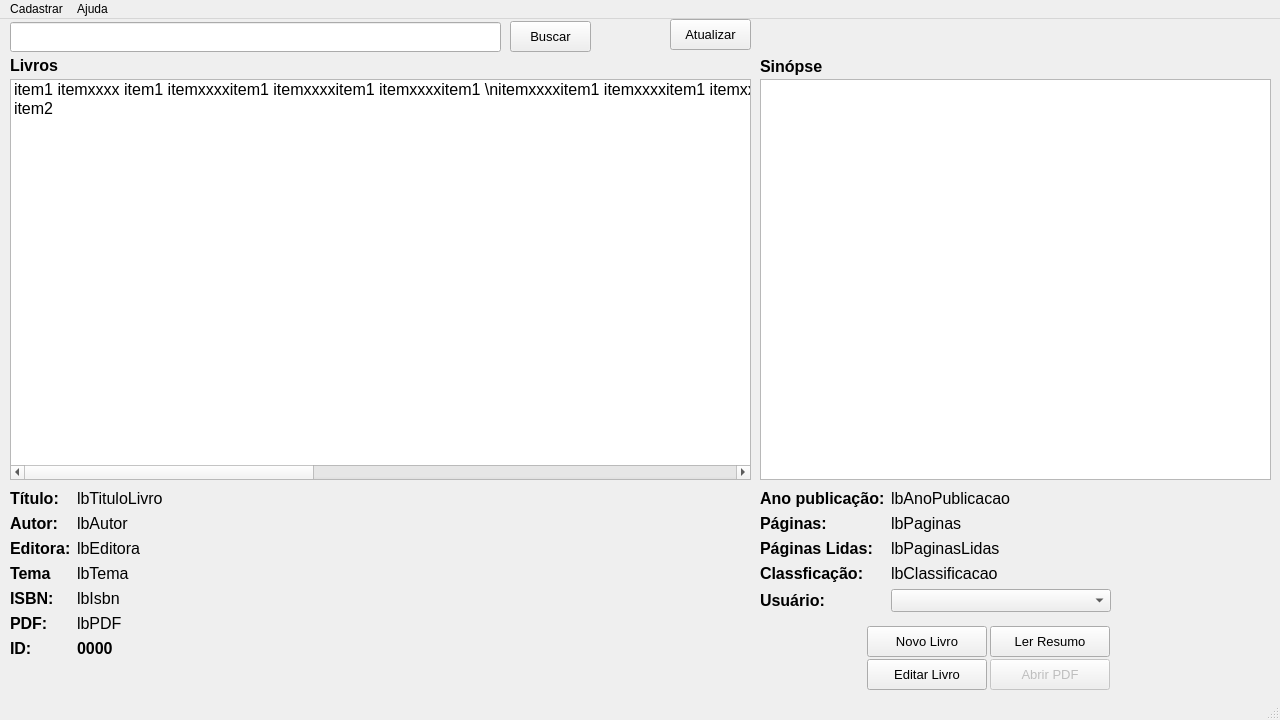
<?xml version="1.0" encoding="UTF-8"?>
<ui version="4.0">
 <class>MainWindow</class>
 <widget class="QMainWindow" name="MainWindow">
  <property name="geometry">
   <rect>
    <x>0</x>
    <y>0</y>
    <width>1280</width>
    <height>720</height>
   </rect>
  </property>
  <property name="windowTitle">
   <string>Minha Biblioteca </string>
  </property>
  <widget class="QWidget" name="centralwidget">
   <widget class="QListWidget" name="lstLivros">
    <property name="geometry">
     <rect>
      <x>10</x>
      <y>60</y>
      <width>741</width>
      <height>401</height>
     </rect>
    </property>
    <property name="font">
     <font>
      <pointsize>12</pointsize>
     </font>
    </property>
    <property name="focusPolicy">
     <enum>Qt::WheelFocus</enum>
    </property>
    <property name="lineWidth">
     <number>1</number>
    </property>
    <item>
     <property name="text">
      <string>item1 itemxxxx item1 itemxxxxitem1 itemxxxxitem1 itemxxxxitem1 \nitemxxxxitem1 itemxxxxitem1 itemxxxxitem1 itemxxxxitem1 itemxxxxitem1 itemxxxxitem1 itemxxxxitem1 itemxxxxitem1 itemxxxxitem1 itemxxxxitem1 itemxxxxitem1 itemxxxxitem1 itemxxxx</string>
     </property>
    </item>
    <item>
     <property name="text">
      <string>item2</string>
     </property>
    </item>
   </widget>
   <widget class="QLineEdit" name="lineEdit">
    <property name="geometry">
     <rect>
      <x>10</x>
      <y>3</y>
      <width>491</width>
      <height>30</height>
     </rect>
    </property>
    <property name="font">
     <font>
      <pointsize>12</pointsize>
     </font>
    </property>
   </widget>
   <widget class="QPushButton" name="btBuscarLivros">
    <property name="geometry">
     <rect>
      <x>510</x>
      <y>2</y>
      <width>81</width>
      <height>31</height>
     </rect>
    </property>
    <property name="font">
     <font>
      <pointsize>10</pointsize>
     </font>
    </property>
    <property name="text">
     <string>Buscar</string>
    </property>
    <property name="icon">
     <iconset>
      <normaloff>../../resources/icons/search_24dp_5F6368.png</normaloff>../../resources/icons/search_24dp_5F6368.png</iconset>
    </property>
    <property name="iconSize">
     <size>
      <width>24</width>
      <height>24</height>
     </size>
    </property>
   </widget>
   <widget class="QLabel" name="lbCapa">
    <property name="geometry">
     <rect>
      <x>1120</x>
      <y>470</y>
      <width>151</width>
      <height>201</height>
     </rect>
    </property>
    <property name="autoFillBackground">
     <bool>false</bool>
    </property>
    <property name="text">
     <string/>
    </property>
    <property name="pixmap">
     <pixmap>../../resources/img/capa_programa_principal.png</pixmap>
    </property>
    <property name="scaledContents">
     <bool>true</bool>
    </property>
    <property name="alignment">
     <set>Qt::AlignBottom|Qt::AlignLeading|Qt::AlignLeft</set>
    </property>
    <property name="wordWrap">
     <bool>false</bool>
    </property>
   </widget>
   <widget class="QWidget" name="formLayoutWidget">
    <property name="geometry">
     <rect>
      <x>10</x>
      <y>470</y>
      <width>741</width>
      <height>171</height>
     </rect>
    </property>
    <layout class="QFormLayout" name="formLayout">
     <item row="0" column="0">
      <widget class="QLabel" name="label_2">
       <property name="font">
        <font>
         <pointsize>12</pointsize>
         <weight>75</weight>
         <bold>true</bold>
        </font>
       </property>
       <property name="text">
        <string>Título:</string>
       </property>
      </widget>
     </item>
     <item row="0" column="1">
      <widget class="QLabel" name="lbTituloLivro">
       <property name="font">
        <font>
         <pointsize>12</pointsize>
        </font>
       </property>
       <property name="text">
        <string>lbTituloLivro</string>
       </property>
      </widget>
     </item>
     <item row="1" column="0">
      <widget class="QLabel" name="label_4">
       <property name="font">
        <font>
         <pointsize>12</pointsize>
         <weight>75</weight>
         <bold>true</bold>
        </font>
       </property>
       <property name="text">
        <string>Autor:</string>
       </property>
      </widget>
     </item>
     <item row="1" column="1">
      <widget class="QLabel" name="lbAutor">
       <property name="font">
        <font>
         <pointsize>12</pointsize>
        </font>
       </property>
       <property name="text">
        <string>lbAutor</string>
       </property>
      </widget>
     </item>
     <item row="2" column="0">
      <widget class="QLabel" name="label_6">
       <property name="font">
        <font>
         <pointsize>12</pointsize>
         <weight>75</weight>
         <bold>true</bold>
        </font>
       </property>
       <property name="text">
        <string>Editora:</string>
       </property>
      </widget>
     </item>
     <item row="2" column="1">
      <widget class="QLabel" name="lbEditora">
       <property name="font">
        <font>
         <pointsize>12</pointsize>
        </font>
       </property>
       <property name="text">
        <string>lbEditora</string>
       </property>
      </widget>
     </item>
     <item row="3" column="0">
      <widget class="QLabel" name="label_8">
       <property name="font">
        <font>
         <pointsize>12</pointsize>
         <weight>75</weight>
         <bold>true</bold>
        </font>
       </property>
       <property name="text">
        <string>Tema</string>
       </property>
      </widget>
     </item>
     <item row="3" column="1">
      <widget class="QLabel" name="lbTema">
       <property name="font">
        <font>
         <pointsize>12</pointsize>
        </font>
       </property>
       <property name="text">
        <string>lbTema</string>
       </property>
      </widget>
     </item>
     <item row="4" column="0">
      <widget class="QLabel" name="label_10">
       <property name="font">
        <font>
         <pointsize>12</pointsize>
         <weight>75</weight>
         <bold>true</bold>
        </font>
       </property>
       <property name="text">
        <string>ISBN:</string>
       </property>
      </widget>
     </item>
     <item row="4" column="1">
      <widget class="QLabel" name="lbIsbn">
       <property name="font">
        <font>
         <pointsize>12</pointsize>
        </font>
       </property>
       <property name="text">
        <string>lbIsbn</string>
       </property>
      </widget>
     </item>
     <item row="5" column="0">
      <widget class="QLabel" name="label_16">
       <property name="font">
        <font>
         <pointsize>12</pointsize>
         <weight>75</weight>
         <bold>true</bold>
        </font>
       </property>
       <property name="text">
        <string>PDF:</string>
       </property>
      </widget>
     </item>
     <item row="5" column="1">
      <widget class="QLabel" name="lbPDF">
       <property name="font">
        <font>
         <pointsize>12</pointsize>
        </font>
       </property>
       <property name="text">
        <string>lbPDF</string>
       </property>
      </widget>
     </item>
     <item row="6" column="0">
      <widget class="QLabel" name="label_7">
       <property name="font">
        <font>
         <pointsize>12</pointsize>
         <weight>75</weight>
         <bold>true</bold>
        </font>
       </property>
       <property name="text">
        <string>ID:</string>
       </property>
      </widget>
     </item>
     <item row="6" column="1">
      <widget class="QLabel" name="lbID">
       <property name="font">
        <font>
         <pointsize>12</pointsize>
         <weight>75</weight>
         <bold>true</bold>
        </font>
       </property>
       <property name="text">
        <string>0000</string>
       </property>
      </widget>
     </item>
    </layout>
   </widget>
   <widget class="QWidget" name="formLayoutWidget_2">
    <property name="geometry">
     <rect>
      <x>760</x>
      <y>470</y>
      <width>351</width>
      <height>124</height>
     </rect>
    </property>
    <layout class="QFormLayout" name="formLayout_2">
     <item row="0" column="0">
      <widget class="QLabel" name="label_14">
       <property name="font">
        <font>
         <pointsize>12</pointsize>
         <weight>75</weight>
         <bold>true</bold>
        </font>
       </property>
       <property name="text">
        <string>Ano publicação:</string>
       </property>
      </widget>
     </item>
     <item row="0" column="1">
      <widget class="QLabel" name="lbAnoPublicacao">
       <property name="font">
        <font>
         <pointsize>12</pointsize>
        </font>
       </property>
       <property name="text">
        <string>lbAnoPublicacao</string>
       </property>
      </widget>
     </item>
     <item row="1" column="0">
      <widget class="QLabel" name="label_12">
       <property name="font">
        <font>
         <pointsize>12</pointsize>
         <weight>75</weight>
         <bold>true</bold>
        </font>
       </property>
       <property name="text">
        <string>Páginas:</string>
       </property>
      </widget>
     </item>
     <item row="1" column="1">
      <widget class="QLabel" name="lbPaginas">
       <property name="font">
        <font>
         <pointsize>12</pointsize>
        </font>
       </property>
       <property name="text">
        <string>lbPaginas</string>
       </property>
      </widget>
     </item>
     <item row="2" column="0">
      <widget class="QLabel" name="label_13">
       <property name="font">
        <font>
         <pointsize>12</pointsize>
         <weight>75</weight>
         <bold>true</bold>
        </font>
       </property>
       <property name="text">
        <string>Páginas Lidas:</string>
       </property>
      </widget>
     </item>
     <item row="2" column="1">
      <widget class="QLabel" name="lbPaginasLidas">
       <property name="font">
        <font>
         <pointsize>12</pointsize>
        </font>
       </property>
       <property name="text">
        <string>lbPaginasLidas</string>
       </property>
      </widget>
     </item>
     <item row="3" column="0">
      <widget class="QLabel" name="label_18">
       <property name="font">
        <font>
         <pointsize>12</pointsize>
         <weight>75</weight>
         <bold>true</bold>
        </font>
       </property>
       <property name="text">
        <string>Classficação:</string>
       </property>
      </widget>
     </item>
     <item row="3" column="1">
      <widget class="QLabel" name="lbClassificacao">
       <property name="font">
        <font>
         <pointsize>12</pointsize>
        </font>
       </property>
       <property name="text">
        <string>lbClassificacao</string>
       </property>
      </widget>
     </item>
     <item row="4" column="0">
      <widget class="QLabel" name="label_19">
       <property name="font">
        <font>
         <pointsize>12</pointsize>
         <weight>75</weight>
         <bold>true</bold>
        </font>
       </property>
       <property name="text">
        <string>Usuário:</string>
       </property>
      </widget>
     </item>
     <item row="4" column="1">
      <widget class="QComboBox" name="cbUsuarios">
       <property name="font">
        <font>
         <pointsize>10</pointsize>
        </font>
       </property>
      </widget>
     </item>
    </layout>
   </widget>
   <widget class="QTextEdit" name="txtSinopse">
    <property name="enabled">
     <bool>true</bool>
    </property>
    <property name="geometry">
     <rect>
      <x>760</x>
      <y>60</y>
      <width>511</width>
      <height>401</height>
     </rect>
    </property>
    <property name="font">
     <font>
      <pointsize>12</pointsize>
     </font>
    </property>
   </widget>
   <widget class="QLabel" name="label_3">
    <property name="geometry">
     <rect>
      <x>760</x>
      <y>38</y>
      <width>221</width>
      <height>19</height>
     </rect>
    </property>
    <property name="font">
     <font>
      <pointsize>12</pointsize>
      <weight>75</weight>
      <bold>true</bold>
     </font>
    </property>
    <property name="text">
     <string>Sinópse</string>
    </property>
   </widget>
   <widget class="QLabel" name="label_5">
    <property name="geometry">
     <rect>
      <x>10</x>
      <y>37</y>
      <width>221</width>
      <height>19</height>
     </rect>
    </property>
    <property name="font">
     <font>
      <pointsize>12</pointsize>
      <weight>75</weight>
      <bold>true</bold>
     </font>
    </property>
    <property name="text">
     <string>Livros</string>
    </property>
   </widget>
   <widget class="QPushButton" name="btAtualizar">
    <property name="geometry">
     <rect>
      <x>670</x>
      <y>0</y>
      <width>81</width>
      <height>31</height>
     </rect>
    </property>
    <property name="font">
     <font>
      <pointsize>10</pointsize>
     </font>
    </property>
    <property name="text">
     <string>Atualizar</string>
    </property>
    <property name="icon">
     <iconset>
      <normaloff>../../resources/icons/refresh_24dp_5F6368_FILL0_wght400_GRAD0_opsz24.png</normaloff>../../resources/icons/refresh_24dp_5F6368_FILL0_wght400_GRAD0_opsz24.png</iconset>
    </property>
    <property name="iconSize">
     <size>
      <width>24</width>
      <height>24</height>
     </size>
    </property>
   </widget>
   <widget class="QPushButton" name="btEditarLivro">
    <property name="geometry">
     <rect>
      <x>867</x>
      <y>640</y>
      <width>120</width>
      <height>31</height>
     </rect>
    </property>
    <property name="font">
     <font>
      <pointsize>10</pointsize>
     </font>
    </property>
    <property name="text">
     <string>Editar Livro</string>
    </property>
    <property name="icon">
     <iconset>
      <normaloff>../../resources/icons/border_color_16dp_5F6368.png</normaloff>../../resources/icons/border_color_16dp_5F6368.png</iconset>
    </property>
    <property name="iconSize">
     <size>
      <width>24</width>
      <height>24</height>
     </size>
    </property>
   </widget>
   <widget class="QPushButton" name="btNovoLivro">
    <property name="geometry">
     <rect>
      <x>867</x>
      <y>607</y>
      <width>120</width>
      <height>31</height>
     </rect>
    </property>
    <property name="font">
     <font>
      <pointsize>10</pointsize>
     </font>
    </property>
    <property name="text">
     <string>Novo Livro</string>
    </property>
    <property name="icon">
     <iconset>
      <normaloff>../../resources/icons/library_books_16dp_5F6368.png</normaloff>../../resources/icons/library_books_16dp_5F6368.png</iconset>
    </property>
    <property name="iconSize">
     <size>
      <width>24</width>
      <height>24</height>
     </size>
    </property>
   </widget>
   <widget class="QPushButton" name="btLerResumo">
    <property name="geometry">
     <rect>
      <x>990</x>
      <y>607</y>
      <width>120</width>
      <height>31</height>
     </rect>
    </property>
    <property name="font">
     <font>
      <pointsize>10</pointsize>
     </font>
    </property>
    <property name="text">
     <string>Ler Resumo</string>
    </property>
    <property name="icon">
     <iconset>
      <normaloff>../../resources/icons/local_library_16dp_5F6368.png</normaloff>../../resources/icons/local_library_16dp_5F6368.png</iconset>
    </property>
    <property name="iconSize">
     <size>
      <width>24</width>
      <height>24</height>
     </size>
    </property>
   </widget>
   <widget class="QPushButton" name="btAbrirPDF">
    <property name="enabled">
     <bool>false</bool>
    </property>
    <property name="geometry">
     <rect>
      <x>990</x>
      <y>640</y>
      <width>120</width>
      <height>31</height>
     </rect>
    </property>
    <property name="font">
     <font>
      <pointsize>10</pointsize>
     </font>
    </property>
    <property name="text">
     <string>Abrir PDF</string>
    </property>
    <property name="icon">
     <iconset>
      <normaloff>../../resources/icons/picture_as_pdf_16dp_5F6368.png</normaloff>../../resources/icons/picture_as_pdf_16dp_5F6368.png</iconset>
    </property>
    <property name="iconSize">
     <size>
      <width>24</width>
      <height>24</height>
     </size>
    </property>
   </widget>
  </widget>
  <widget class="QMenuBar" name="menubar">
   <property name="geometry">
    <rect>
     <x>0</x>
     <y>0</y>
     <width>1280</width>
     <height>21</height>
    </rect>
   </property>
   <widget class="QMenu" name="menuCadastrar">
    <property name="title">
     <string>Cadastrar</string>
    </property>
    <addaction name="menuNovoLivro"/>
    <addaction name="menuCadatrarTemas"/>
    <addaction name="separator"/>
    <addaction name="menuCadastrarUsuario"/>
   </widget>
   <widget class="QMenu" name="menuAjdua">
    <property name="title">
     <string>Ajuda</string>
    </property>
    <addaction name="menuSobrePrograma"/>
    <addaction name="separator"/>
    <addaction name="menuEfetuarTeste"/>
   </widget>
   <addaction name="menuCadastrar"/>
   <addaction name="menuAjdua"/>
  </widget>
  <widget class="QStatusBar" name="statusbar"/>
  <action name="menuNovoLivro">
   <property name="text">
    <string>Novo Livro</string>
   </property>
  </action>
  <action name="menuCadatrarTemas">
   <property name="text">
    <string>Cadastrar Temas</string>
   </property>
  </action>
  <action name="menuCadastrarUsuario">
   <property name="text">
    <string>Usuários</string>
   </property>
  </action>
  <action name="menuSobrePrograma">
   <property name="text">
    <string>Sobre o programa</string>
   </property>
  </action>
  <action name="menuEfetuarTeste">
   <property name="text">
    <string>Teste DB</string>
   </property>
  </action>
 </widget>
 <resources/>
 <connections/>
</ui>
